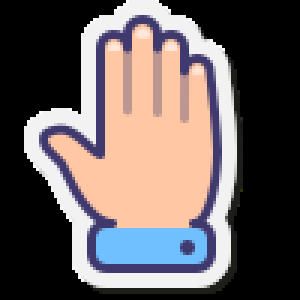
#> input picture images/papel.png, 100 x 100 px (shown 3 times larger); its folder holds only this picture in this run
$ python -i main.py   (imports and definitions only)   (older library calls are emulated)
#> lines starting #> are read from the running program, lines starting #| are printed output that depends on the picture
import tkinter
from tkinter import *
from tkinter import ttk

# importando o pillow
from PIL import Image, ImageTk
import random


# cores --------------------------------
co0 = "#FFFFFF"  # white / branca
co1 = "#333333"  # black / preta
co2 = "#fcc058"  # orange / laranja
co3 = "#fff873"  # yellow / amarela
co4 = "#34eb3d"  # green / verde
co5 = "#e85151"  # red / vermelha

fundo = "#3b3b3b"

# comfigurando a janela
# [4 lines not run here, left out]


# dividindo a janela

# [1 line that did not run here, left out]
# [1 line not run here, left out]
# [1 line that did not run here, left out]
# [1 line not run here, left out]

# [1 line that did not run here, left out]
# [1 line not run here, left out]

# configurando o frame cima

# [1 line that did not run here, left out]
# [1 line not run here, left out]
# [1 line that did not run here, left out]
# [1 line not run here, left out]
# [1 line that did not run here, left out]
# [1 line not run here, left out]


# [1 line that did not run here, left out]
# [1 line not run here, left out]

# [1 line that did not run here, left out]
# [1 line not run here, left out]
# [1 line that did not run here, left out]
# [1 line not run here, left out]
# [1 line that did not run here, left out]
# [1 line not run here, left out]

# [1 line that did not run here, left out]
# [1 line not run here, left out]

# [1 line that did not run here, left out]
# [8 lines not run here, left out]

pontos_voce = 0
pontos_pc = 0
rondas = 5

# funcao logica do jogo
def jogar(i):
    global rondas
    global pontos_voce
    global pontos_pc

    if rondas >0:
        print(rondas)
        opcoes = ['Pedra', 'Papel', 'Tesoura']
        pc = random.choice(opcoes)
        voce = i

        app_pc['text'] = pc
        app_pc['fg'] = co1

        # caso for igual
        if voce == 'Pedra' and pc == 'Pedra':
            print('empate')
            app_1_linha['bg'] = co0
            app_2_linha['bg'] = co0
            app_linha['bg'] = co3

        elif voce == 'Papel' and pc == 'Papel':
            print('empate')
            app_1_linha['bg'] = co0
            app_2_linha['bg'] = co0
            app_linha['bg'] = co3

        elif voce == 'Tesoura' and pc == 'Tesoura':
            print('empate')
            app_1_linha['bg'] = co0
            app_2_linha['bg'] = co0
            app_linha['bg'] = co3

        # movendo para frente #['Pedra', 'Papel', 'Tesoura']
        elif voce == 'Pedra' and pc == 'Papel':
            print('Pc ganhou')
            app_1_linha['bg'] = co0
            app_2_linha['bg'] = co4
            app_linha['bg'] = co0

            pontos_pc += 10

        elif voce == 'Pedra' and pc == 'Tesoura':
            print('Voce ganhou')
            app_1_linha['bg'] = co4
            app_2_linha['bg'] = co0
            app_linha['bg'] = co0

            pontos_voce += 10

        elif voce == 'Papel' and pc == 'Tesoura':
            print('Pc ganhou')
            app_1_linha['bg'] = co0
            app_2_linha['bg'] = co4
            app_linha['bg'] = co0

            pontos_pc += 10

        # movendo para tras  #['Pedra', 'Papel', 'Tesoura']
        elif voce == 'Tesoura' and pc == 'Papel':
            print('Voce ganhou')
            app_1_linha['bg'] = co4
            app_2_linha['bg'] = co0
            app_linha['bg'] = co0

            pontos_voce += 10

        elif voce == 'Tesoura' and pc == 'Pedra':
            print('Pc ganhou')
            app_1_linha['bg'] = co0
            app_2_linha['bg'] = co4
            app_linha['bg'] = co0

            pontos_pc += 10

        elif voce == 'Papel' and pc == 'Pedra':
            print('Voce ganhou')
            app_1_linha['bg'] = co4
            app_2_linha['bg'] = co0
            app_linha['bg'] = co0

            pontos_voce += 10

        # atualizando a pontuacao
        app_1_pontos['text'] = pontos_voce
        app_2_pontos['text'] = pontos_pc

        # atualizando o numero de rondas
        rondas -=1

    else:
        app_1_pontos['text'] = pontos_voce
        app_2_pontos['text'] = pontos_pc

        # chamando a funcao terminar
        fim_do_jogo()


# funcao iniciar o jogo
# [71 lines left out: functions iniciar_jogo, fim_do_jogo, not called in this run]

# [1 line that did not run here, left out]
# [5 lines not run here, left out]

>>> import cv2
>>> picture = cv2.imread('images/papel.png', cv2.IMREAD_GRAYSCALE)
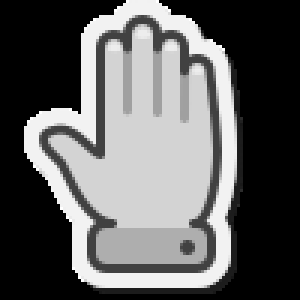
#> picture: shape (100, 100) (shown 3 times larger); min 0, max 255, mean 97.2
#> (the run stopped early here; a loop or call above may not have finished)

$ run again, on images/tesoura.png
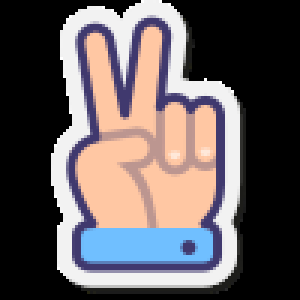
#> input picture images/tesoura.png, 100 x 100 px (shown 3 times larger)
#> `picture = cv2.imread('images/papel.png', cv2.IMREAD_GRAYSCALE)`:
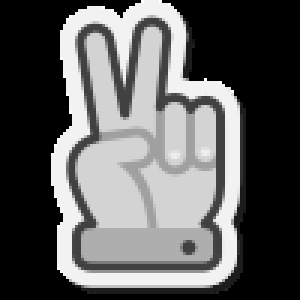
#> picture: shape (100, 100) (shown 3 times larger); min 0, max 255, mean 94.9
